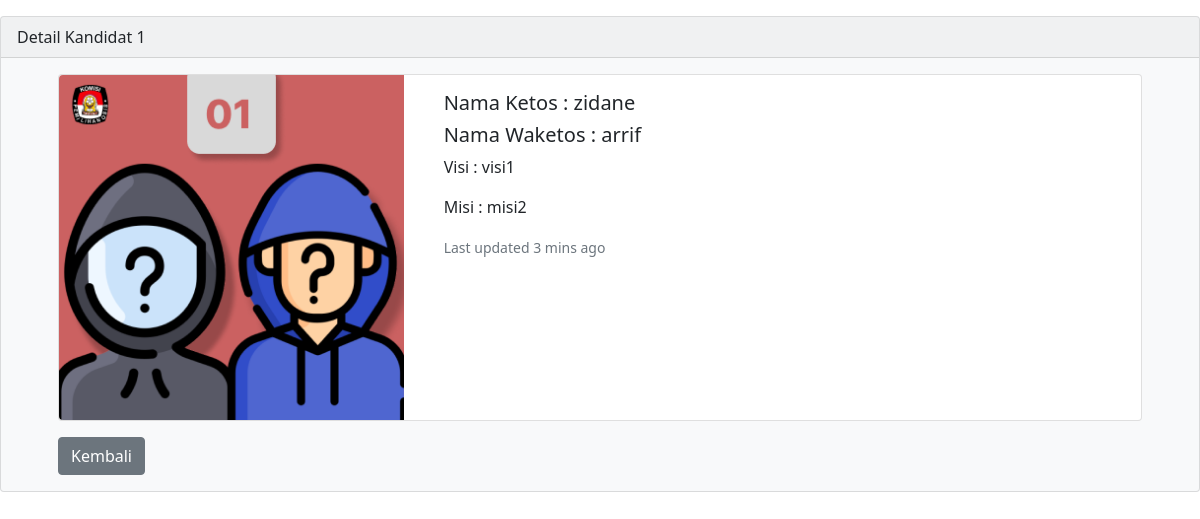
Page /kandidat/detail/1 on the committed database.
### tables this page shows
CREATE TABLE `tb_kandidat` (
  `id_kandidat` int(11) NOT NULL,
  `nama_ketos` varchar(100) NOT NULL,
  `nama_waketos` varchar(100) NOT NULL,
  `image` varchar(100) NOT NULL,
  `visi` varchar(100) NOT NULL,
  `misi` varchar(255) NOT NULL
);

### application/controllers/Kandidat.php (called while the page is built, shortened)
<?php
class Kandidat extends CI_Controller
{
    public function __construct()
    {
        $this->load->model('Kandidat_m', 'tb_kandidat');
    }
    public function detail($id)
    {
        $data['tb_kandidat'] = $this->tb_kandidat->getId($id);
        $this->load->view('kandidat/detail', $data);
    }
}

### index.php (called while the page is built, shortened)
<?php
require_once BASEPATH.'core/CodeIgniter.php';

### application/models/Kandidat_m.php (called while the page is built, shortened)
<?php
class Kandidat_m extends CI_Model {
    public function getId($id){
        return $this->db->get_where('tb_kandidat', ['id_kandidat' => $id])->row_array();
    }
}

### application/views/kandidat/detail.php (the view, shortened to what this page needs)
<!doctype html>
<html lang="en">
  <head>
    <link href="<?= base_url('bootstrap/css/bootstrap.min.css');?>" rel="stylesheet" >
  </head>
  <body>
  <div class="card bg-light mt-3">
    <div class="card-header">
        <div>Detail Kandidat <?= $tb_kandidat['id_kandidat'] ?></div>
    </div>
    <div class="container">
        <div class="card-body">
            <div class="card mb-3">
                <div class="row">
                    <div class="col-md-4">
                        <img src="<?= base_url('asset/img/'); ?><?= $tb_kandidat['image']; ?>" class="img-fluid rounded-start" alt="...">
                    </div>
                    <div class="col-md-8">
                        <div class="card-body">
                            <h5 class="card-title">Nama Ketos : <?= $tb_kandidat['nama_ketos'] ?></h5>
                            <h5 class="card-title">Nama Waketos : <?= $tb_kandidat['nama_waketos'] ?></h5>
                            <p class="card-text">Visi : <?= $tb_kandidat['visi'] ?></p>
                            <p class="card-text">Misi : <?= $tb_kandidat['misi'] ?></p>
                            <p class="card-text"><small class="text-muted">Last updated 3 mins ago</small></p>
                        </div>
                    </div>
                </div>
            </div>
            <a href="<?= base_url('kandidat'); ?>" class="btn btn-secondary">Kembali</a>
        </div>
    </div>
</div>
  </body>
</html>

### rows in the picture
tb_kandidat: id_kandidat "1", image (picture), nama_ketos "zidane", nama_waketos "arrif", visi "visi1", misi "misi2"
